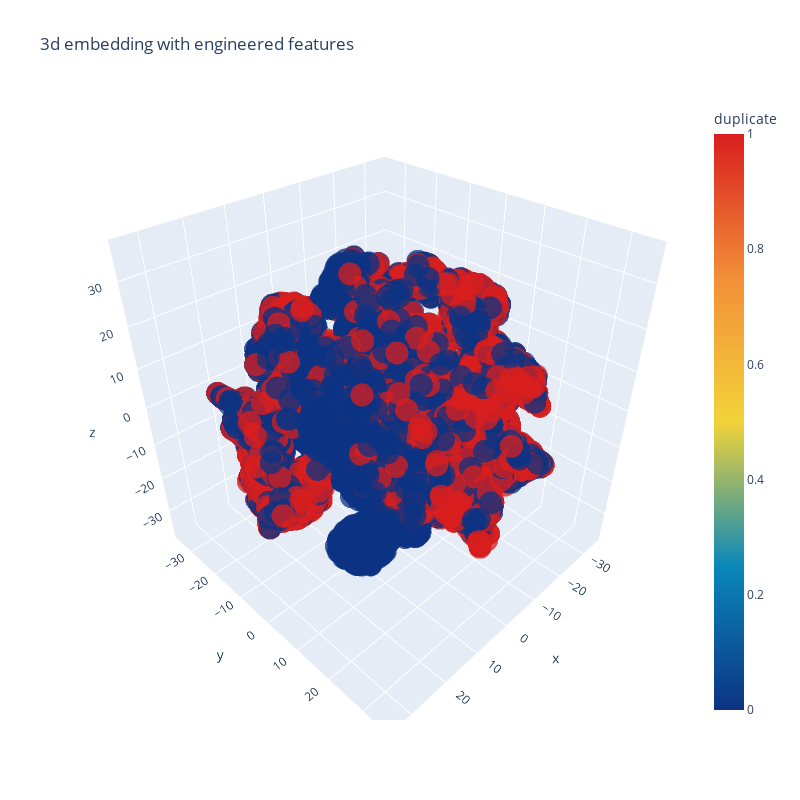

Notebook code for this chart:
### Code cell
import plotly.graph_objs as go 
import plotly.tools as tls
import plotly.offline as py
py.init_notebook_mode(connected=True)
trace1=go.Scatter3d(
    x=tsne3d[:,0],
    y=tsne3d[:,1],
    z=tsne3d[:,2],
    mode='markers',
    marker=dict(
        sizemode='diameter',
        color = Y,
        colorscale = 'Portland',
        colorbar = dict(title = 'duplicate'),
        line=dict(color='rgb(255, 255, 255)'),
        opacity=0.75
    )
)

data=[trace1]
layout=go.Layout(height=800,width=800,title="3d embedding with engineered features")
fig=dict(data=data,layout=layout)
py.iplot(fig,filename='3DBubble.html')

### Figure 1 — Plotly figure (JSON) as saved in the notebook; plotly's stock layout.template omitted (floating-point values rounded to 4 significant figures; data arrays with more than 128 entries replaced by an {"elided": "..."} marker saying what was removed)
{"data": [{"marker": {"color": {"elided": "30000 int values"}, "colorbar": {"title": {"text": "duplicate"}}, "colorscale": [[0, "rgb(12,51,131)"], [0.25, "rgb(10,136,186)"], [0.5, "rgb(242,211,56)"], [0.75, "rgb(242,143,56)"], [1, "rgb(217,30,30)"]], "line": {"color": "rgb(255, 255, 255)"}, "opacity": 0.75, "sizemode": "diameter"}, "mode": "markers", "type": "scatter3d", "x": {"elided": "30000 float values"}, "y": {"elided": "30000 float values"}, "z": {"elided": "30000 float values"}}], "layout": {"height": 800, "title": {"text": "3d embedding with engineered features"}, "width": 800}}
